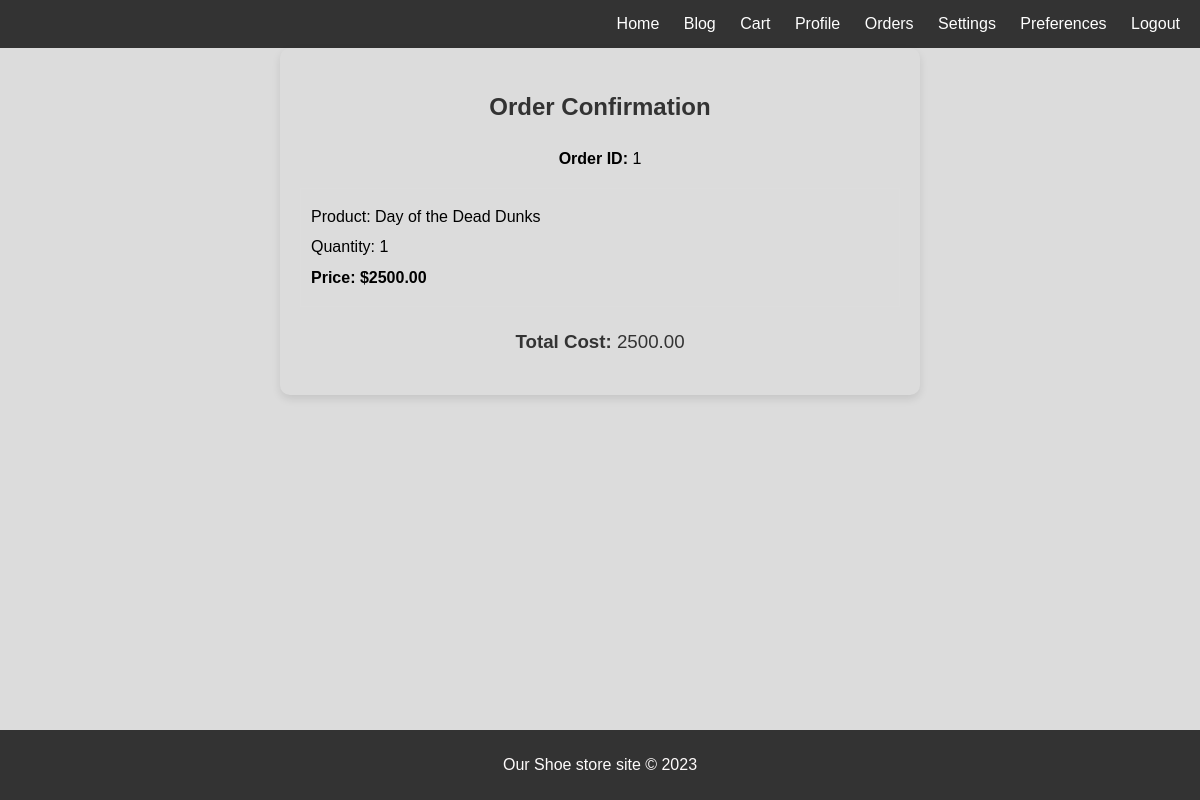
The app's page /cart/order-confirmation/ (signed in) with its own data.
### cart/models.py (models this page shows, shortened)
class Checkout(models.Model):
    STATUS_CHOICES = [
        ('Pending', 'Pending'),
        ('Completed', 'Completed'),
        ('Failed', 'Failed'),
    ]
    user = models.ForeignKey(
        "users.User",
        on_delete=models.CASCADE,
        verbose_name="user",
        help_text="The user who is checking out"
    )
    created_at = models.DateTimeField(
        auto_now_add=True,
        verbose_name="created at",
        help_text="The timestamp indicating when the checkout was created"
    )
    order_total = models.DecimalField(
        max_digits=10,
        decimal_places=2,
        verbose_name="order total",
        help_text="Total cost of the order"
    )
    payment_status = models.CharField(
        max_length=100,
        choices=STATUS_CHOICES,
        default='Pending',
        verbose_name="payment status",
        help_text="Status of the payment"
    )
    transaction_id = models.CharField(
        max_length=100,
        blank=True,
        null=True,
        verbose_name="transaction id",
        help_text="Transaction ID for the payment"
    )
    payment_option = models.CharField(
        max_length=100,
        choices=[('credit_card', 'Credit Card'), ('visa', 'Visa'), ('debit_card', 'Debit Card')],
        default='credit_card',
        verbose_name="payment option",
    )
    delivery_address = models.TextField(
        null=True,
    )

class OrderItem(models.Model):
    order = models.ForeignKey(
        Checkout,
        related_name='order_items',
        on_delete=models.CASCADE,
        verbose_name="order",
        help_text="The checkout order to which this item belongs"
    )
    product = models.ForeignKey(
        "products.ProductModel",
        on_delete=models.CASCADE,
        verbose_name="product",
        help_text="The product included in this order item"
    )
    quantity = models.PositiveIntegerField(
        verbose_name="quantity",
        help_text="The quantity of the product in this order item"
    )
    price = models.DecimalField(
        max_digits=10,
        decimal_places=2,
        verbose_name="price",
        help_text="Price of the product"
    )
    cart_item = models.ForeignKey(
        CartItem,
        on_delete=models.SET_NULL,
        null=True,
        blank=True,
        verbose_name="cart item",
        help_text="The cart item that was ordered"
    )

### products/models.py (models this page shows, shortened)
class ProductModel(models.Model):
    category = models.ForeignKey(
        'Category', related_name="products", on_delete=models.CASCADE, null=True
    )
    name = models.CharField(
        max_length=255,
        null=False,
        default="none",
        verbose_name="Product Name",
        help_text="The name of the shoe product"
    )
    description = models.TextField(
        null=True,
        verbose_name="Product Description",
        help_text="A detailed description of the shoe product"
    )
    price = models.DecimalField(
        null=False,
        max_digits=50,
        decimal_places=2,
        default=Decimal("0.0"),
        verbose_name="Product Price",
        help_text="The price of the shoe product"
    )
    stock = models.IntegerField(
        null=False,
        default=0,
        verbose_name="Product Stock",
        help_text="The available quantity of the shoe product"
    )
    images = models.ImageField(
        upload_to="productmodel/images/",
        max_length=255,
        null=True,
        verbose_name="Product Image",
        help_text="An image representing the shoe product"
    )
    created_at = models.DateField(
        null=False,
        default=date.today,
        verbose_name="Created at",
        help_text="The timestamp indicating when the shoe product was created"
    )
    updated_at = models.DateTimeField(
        null=False,
        verbose_name="Updated at",
        help_text="The timestamp indicating when the shoe product was last updated"
    )

### cart/views.py (the view)
# urls.py: path('order-confirmation/', views.order_confirmation, name='order_confirmation'),
@login_required
def order_confirmation(request):
    recent_order = Checkout.objects.filter(user=request.user).order_by('-created_at').first()
    if recent_order:
        items = OrderItem.objects.filter(order=recent_order)
        total_cost = recent_order.order_total
    else:
        items = []
        total_cost = None
    context = {
        'order': recent_order,
        'items': items,
        'total_cost': total_cost,
    }
    return render(request, 'order_confirmation.html', context)

### cart/templates/order_confirmation.html
{% extends 'base.html' %}
{% load static %}
{% block content %}
    <div style="max-width: 600px; margin: auto; text-align: center; padding: 20px; box-shadow: 0 4px 8px rgba(0, 0, 0, 0.1); border-radius: 10px;">
        <h2 style="margin-bottom: 20px; font-weight: bold; color: #333;">Order Confirmation</h2>
        {% if order %}
            <p style="font-weight: bold;">Order ID: <span style="font-weight: normal;">{{ order.id }}</span></p>
            <div>
                {% for item in items %}
                    <div style="border: 1px solid #ddd; margin-bottom: 10px; padding: 10px; text-align: left;">
                        <p style="margin: 5px 0;">Product: {{ item.product.name }}</p>
                        <p style="margin: 5px 0;">Quantity: {{ item.quantity }}</p>
                        <p style="margin: 5px 0; font-weight: bold;">Price: ${{ item.product.price }}</p>
                    </div>
                {% endfor %}
            </div>
            <h3 style="margin-top: 20px; font-weight: bold; color: #333;">Total Cost: <span style="font-weight: normal;">{{ total_cost }}</span></h3>
        {% else %}
            <p style="font-weight: bold; color: #555;">No recent orders found.</p>
        {% endif %}
    </div>
{% endblock %}

### project/static/user/css/base.css (style rules this page uses)
body { font-family: Arial, sans-serif; background-color: #dcdcdc; margin: 0; padding: 0; display: flex; flex-direction: column; min-height: 100vh; }

### records on screen
Checkout: id "1", order_total "2500.00"
OrderItem: product.name "Day of the Dead Dunks", quantity "1", product.price "2500.00"
